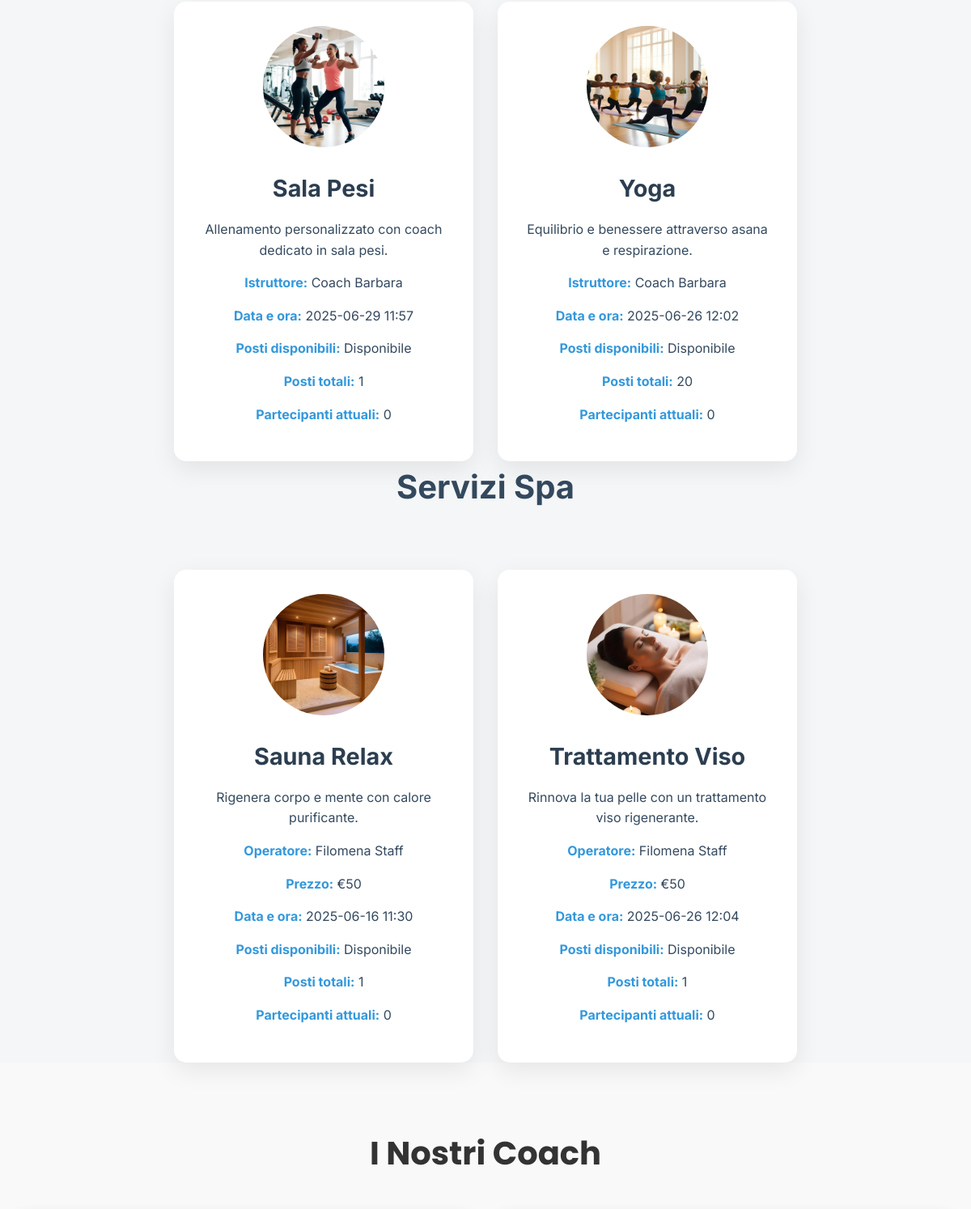
Before: / (middle part) with the older database file.
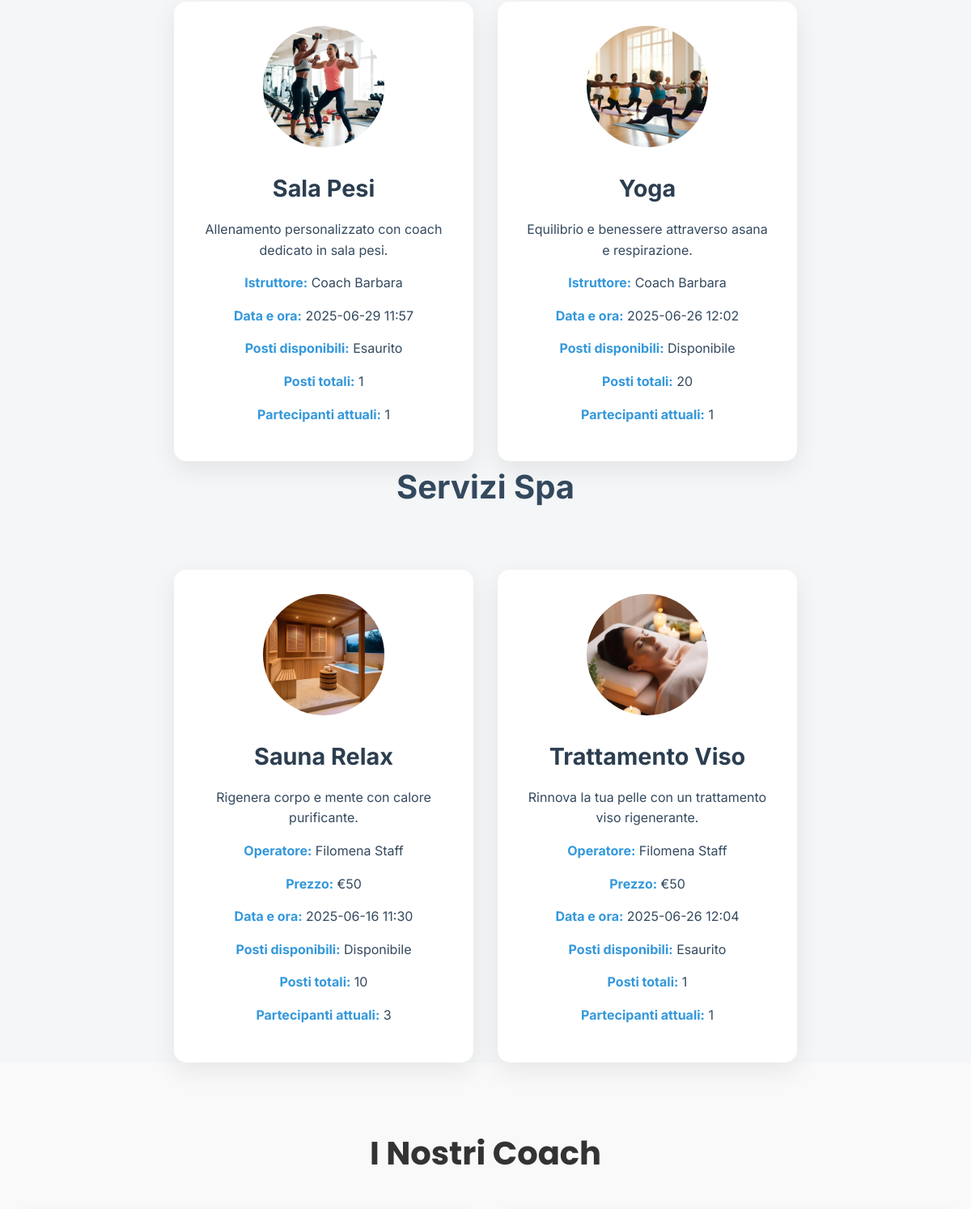
After: the same page with the newer database file.
### palestra/models.py (models this page shows, shortened)
class GymClass(models.Model):
    name = models.CharField(max_length=100, default="Marco Ros")
    description = models.TextField()
    scheduled = models.DateTimeField(default=timezone.now)
    duration = models.IntegerField(default=45)
    instructor = models.ForeignKey(User, on_delete=models.SET_NULL, null=True, related_name='instructor_classes')
    max_partecipants = models.IntegerField()
    imgs = models.ImageField(upload_to='palestra/', blank=True, null=True, help_text="Carica un'immagine del corso")
    def check_participants(self):
        return GymBooking.objects.filter(class_id=self.id).count()
    def check_availability(self):
        return self.check_participants() < self.max_partecipants

### users/models.py (models this page shows, shortened)
class User(AbstractBaseUser, PermissionsMixin):
    full_name = models.CharField(max_length=255, default="Nome Cognome")
    email = models.EmailField(unique=True)
    phone = models.CharField(max_length=20, blank=True)
    profile_picture = models.ImageField(
        upload_to="profile_pics/",
        default="profile_pics/def_pfp.png",
        null=True,
        blank=True
    )
    is_active = models.BooleanField(default=True)
    is_staff = models.BooleanField(default=False)
    is_superuser = models.BooleanField(default=False)
    objects = UserManager()
    USERNAME_FIELD = 'email'

### spa/models.py (models this page shows, shortened)
class SpaService(models.Model):
    name = models.CharField(max_length=100)
    description = models.TextField()
    operator = models.ForeignKey(User, on_delete=models.SET_NULL, null=True, related_name='operator_services')
    duration = models.IntegerField(default=45)
    scheduled = models.DateTimeField(default=timezone.now)
    price = models.IntegerField()
    max_partecipants = models.IntegerField(default=1)
    imgs = models.ImageField(upload_to='spa/', blank=True, null=True, help_text="Carica un'immagine del trattamento")
    TYPE_CHOICES = [
        ('massage', 'Massaggio'),
        ('treatment', 'Trattamento'),
        ('ritual', 'Rituale'),
    ]
    type = models.CharField(max_length=20, choices=TYPE_CHOICES, default='massage')
    def check_availability(self):
        return SpaBooking.objects.filter(service_id=self.id).count() < self.max_partecipants
    def check_participants(self):
        return SpaBooking.objects.filter(service_id=self.id).count()

### users/views/home.py (the view)
# urls.py: 2. Add a URL to urlpatterns:  path('', views.home, name='home')
def home(req):
    now = timezone.now()
    gym_srv = GymClass.objects.filter(scheduled__gte=now)
    spa_srv = SpaService.objects.filter(scheduled__gte=now)
    coaches = User.objects.filter(is_staff=True).exclude(is_superuser=True)
    gym_date = {s.id: s.scheduled for s in gym_srv}
    spa_date = {s.id: s.scheduled for s in spa_srv}
    user_gym = []
    user_spa = []
    active_subscription = None
    if req.user.is_authenticated:
        user_gym = list(GymBooking.objects.filter(user=req.user).values_list('class_id', flat=True))
        user_spa = list(SpaBooking.objects.filter(user=req.user).values_list('service_id', flat=True))
        active_subscription = req.user.subscription_set.filter(is_active=True).first()
    ctx = {
        'gym_services': gym_srv,
        'spa_services': spa_srv,
        'gym_service_booking_dates': gym_date,
        'spa_service_booking_dates': spa_date,
        'user_gym_bookings': user_gym,
        'user_spa_bookings': user_spa,
        'active_subscription': active_subscription,
        'coaches': coaches,
        'timestamp': datetime.now().timestamp(),
        'contatti': 'Contatti',
        'i_nostri_coach': 'I nostri Coach',
        'is_free': active_subscription is not None
    }
    return render(req, 'users/home.html', ctx)

### users/templatetags/custom_filter.py (called while the page is built)
@register.filter
def get_item(dictionary, key):
    return dictionary.get(key, '')

### users/templates/users/home.html (shortened to what this page needs)
{% extends 'users/navbar_template.html' %}
{% load static %}
{% load custom_filter %}
{% block content %}
<!DOCTYPE html>
<html lang="it">
<head>
<link rel="stylesheet" href="{% static 'users/css/home.css' %}">
<link rel="stylesheet" href="{% static 'users/css/popup.css' %}">
</head>
<body>
<section id="services">
    <div class="services-category">
        {% for service in gym_services %}
        <div class="service-card {% if service.id in user_gym_bookings %}booked no-click{% endif %}"
        data-id="{{ service.id }}"
        data-type="gym"
        data-name="{{ service.name }}"
        data-description="{{ service.description }}"
        data-instructor="{{ service.instructor.full_name }}"
        data-max-participants="{{ service.max_partecipants }}"
        data-current-participants="{{ service.check_participants }}"
        data-available="{{ service.check_availability }}"
        data-booking-date="{% with booking_date=gym_service_booking_dates|get_item:service.id %}{% if booking_date %}{{ booking_date|date:'Y-m-d H:i' }}{% else %}Nessuna data disponibile{% endif %}{% endwith %}">
        <img src="{{ service.imgs.url }}" alt="{{ service.name }}">
        <h3>{{ service.name }}</h3>
        <p>{{ service.description }}</p>
        <p><strong>Istruttore:</strong> {{ service.instructor.full_name }}</p>
        <p><strong>Data e ora:</strong>
            {% with booking_date=gym_service_booking_dates|get_item:service.id %}
                {% if booking_date %}
                    <span class="detail-value">{{ booking_date|date:"Y-m-d H:i" }}</span>
                {% else %}
                    Nessuna data disponibile
                {% endif %}
            {% endwith %}
        </p>
        <p><strong>Posti disponibili:</strong>
        {% if service.check_availability %}
            Disponibile
        {% else %}
            Esaurito
        {% endif %}
        </p>
        <p><strong>Posti totali:</strong> {{ service.max_partecipants }}</p>
        <p><strong>Partecipanti attuali:</strong> {{ service.check_participants }}</p>
    </div>
    {% empty %}
    <p>Non ci sono servizi disponibili al momento.</p>
    {% endfor %}
</div>
<div class="services-category">
    <h3>Servizi Spa</h3>
    {% for service in spa_services %}
    <div class="service-card {% if service.id in user_spa_bookings %}booked no-click{% endif %}"
     data-id="{{ service.id }}"
     data-type="spa"
     data-name="{{ service.name }}"
     data-description="{{ service.description }}"
     data-price="{{ service.price }}"
     data-available="{{ service.check_availability }}"
     data-operator="{{ service.operator.full_name }}"
     data-max-participants="{{ service.max_partecipants }}"
     data-current-participants="{{ service.check_participants }}"
     data-booking-date="{% with booking_date=spa_service_booking_dates|get_item:service.id %}{% if booking_date %}{{ booking_date|date:'Y-m-d H:i' }}{% else %}Nessuna data disponibile{% endif %}{% endwith %}">
    <img src="{{ service.imgs.url }}" alt="{{ service.name }}">
    <h3>{{ service.name }}</h3>
    <p>{{ service.description }}</p>
    <p><strong>Operatore:</strong> {{ service.operator.full_name }}</p>
    <p><strong>Prezzo:</strong>
        {% if request.user.is_authenticated and request.user.has_free_spa_access %}
            <span class="free-price">Gratuito con {{ active_subscription.plan.name }}</span>
        {% else %}
            €{{ service.price }}
        {% endif %}
    </p>
    <p><strong>Data e ora:</strong>
        {% with booking_date=spa_service_booking_dates|get_item:service.id %}
            {% if booking_date %}
                <span class="detail-value">{{ booking_date|date:"Y-m-d H:i" }}</span>
            {% else %}
                Nessuna data disponibile
            {% endif %}
        {% endwith %}
    </p>
    <p><strong>Posti disponibili:</strong>
     {% if service.check_availability %}
     Disponibile
     {% else %}
     Esaurito
     {% endif %}
    </p>
    <p><strong>Posti totali:</strong> {{ service.max_partecipants }}</p>
    <p><strong>Partecipanti attuali:</strong> {{ service.check_participants }}</p>
    </div>
    {% empty %}
    <p>Non ci sono servizi disponibili al momento.</p>
    {% endfor %}
</div>
</section>
<section id="coaches" class="coaches">
    <h2>I Nostri Coach</h2>
</section>
{% endblock %}

### users/templates/users/navbar_template.html (shortened to what this page needs)
{% load static %}
<!DOCTYPE html>
<html lang="it">
<head>
    <link rel="stylesheet" href="{% static 'users/css/home.css' %}">
</head>
<body>
{% block content %}{% endblock %}
</body>
</html>

### users/static/users/css/home.css (style rules this page uses)
* { margin: 0; padding: 0; box-sizing: border-box; }
:root { --primary-color: #2C3E50; --secondary-color: #34495E; --accent-color: #3498DB; --background-color: #F4F6F7; --text-color: #2C3E50; --white: #FFFFFF; }
body { font-family: 'Inter', sans-serif; line-height: 1.6; background-color: var(--background-color); color: var(--text-color); }
.services-category { display: flex; flex-wrap: wrap; justify-content: center; gap: 30px; }
.services-category h3 { width: 100%; text-align: center; font-size: 2.5rem; color: var(--secondary-color); margin-bottom: 40px; }
.service-card { background-color: var(--white); border-radius: 15px; box-shadow: 0 10px 30px rgba(0, 0, 0, 0.08); padding: 30px; width: calc(33.333% - 30px); text-align: center; transition: all 0.4s ease; position: relative; overflow: hidden; text-decoration: none; }
.service-card::before { content: ''; position: absolute; top: 0; left: 0; width: 100%; height: 5px; background: linear-gradient(to right, var(--accent-color), var(--primary-color)); transform: scaleX(0); transform-origin: right; transition: transform 0.4s ease; }
.service-card img { max-width: 150px; height: 150px; object-fit: contain; margin-bottom: 20px; border-radius: 50%; transition: transform 0.4s ease; }
.service-card h3 { font-size: 1.8rem; color: var(--primary-color); margin-bottom: 15px; }
.service-card p { color: var(--secondary-color); margin-bottom: 15px; }
.service-card p strong { color: var(--accent-color); }

### users/static/users/css/popup.css (style rules this page uses)
.detail-value { width: 60%; }

### users/templates/users/home.html (style rules this page uses)
html { scroll-behavior: smooth; }
.coaches { padding: 80px 20px; background-color: #f9f9f9; }
.coaches h2 { text-align: center; margin-bottom: 40px; color: #333; font-family: 'Poppins', sans-serif; font-size: 2.5em; }

Changed rows visible on the page:
computed for GymClass "Sala Pesi": check_participants "0" → "1"; text "Disponibile" → "Esaurito"
computed for GymClass "Yoga": check_participants "0" → "1"
changed SpaService "Sauna Relax": max_partecipants "1" → "10"; check_participants "0" → "3"
computed for SpaService "Trattamento Viso": check_participants "0" → "1"; text "Disponibile" → "Esaurito"
